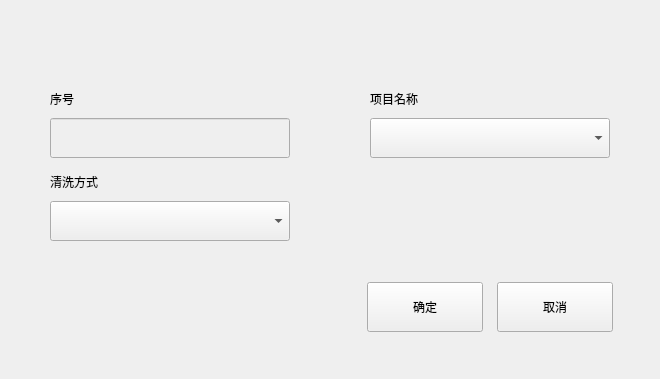
<?xml version="1.0" encoding="UTF-8"?>
<ui version="4.0">
 <class>AddWashCupDlg</class>
 <widget class="BaseDlg" name="AddWashCupDlg">
  <property name="geometry">
   <rect>
    <x>0</x>
    <y>0</y>
    <width>660</width>
    <height>379</height>
   </rect>
  </property>
  <property name="windowTitle">
   <string notr="true">AddWashCupDlg</string>
  </property>
  <widget class="QPushButton" name="save_btn">
   <property name="geometry">
    <rect>
     <x>367</x>
     <y>282</y>
     <width>116</width>
     <height>50</height>
    </rect>
   </property>
   <property name="text">
    <string>确定</string>
   </property>
   <property name="buttons" stdset="0">
    <string>btn_dlg</string>
   </property>
  </widget>
  <widget class="QPushButton" name="quit_btn">
   <property name="geometry">
    <rect>
     <x>497</x>
     <y>282</y>
     <width>116</width>
     <height>50</height>
    </rect>
   </property>
   <property name="text">
    <string>取消</string>
   </property>
   <property name="buttons" stdset="0">
    <string>btn_dlg</string>
   </property>
  </widget>
  <widget class="QWidget" name="widget" native="true">
   <property name="geometry">
    <rect>
     <x>50</x>
     <y>90</y>
     <width>560</width>
     <height>171</height>
    </rect>
   </property>
   <layout class="QGridLayout" name="gridLayout">
    <property name="leftMargin">
     <number>0</number>
    </property>
    <property name="topMargin">
     <number>0</number>
    </property>
    <property name="rightMargin">
     <number>0</number>
    </property>
    <property name="bottomMargin">
     <number>0</number>
    </property>
    <property name="horizontalSpacing">
     <number>0</number>
    </property>
    <property name="verticalSpacing">
     <number>10</number>
    </property>
    <item row="2" column="0">
     <spacer name="verticalSpacer">
      <property name="orientation">
       <enum>Qt::Vertical</enum>
      </property>
      <property name="sizeType">
       <enum>QSizePolicy::Fixed</enum>
      </property>
      <property name="sizeHint" stdset="0">
       <size>
        <width>20</width>
        <height>5</height>
       </size>
      </property>
     </spacer>
    </item>
    <item row="3" column="0">
     <widget class="QLabel" name="label_4">
      <property name="text">
       <string>清洗方式</string>
      </property>
     </widget>
    </item>
    <item row="1" column="1">
     <spacer name="horizontalSpacer">
      <property name="orientation">
       <enum>Qt::Horizontal</enum>
      </property>
      <property name="sizeHint" stdset="0">
       <size>
        <width>40</width>
        <height>20</height>
       </size>
      </property>
     </spacer>
    </item>
    <item row="1" column="2">
     <widget class="QComboBox" name="assay_cbox">
      <property name="minimumSize">
       <size>
        <width>240</width>
        <height>40</height>
       </size>
      </property>
      <property name="maximumSize">
       <size>
        <width>240</width>
        <height>40</height>
       </size>
      </property>
      <property name="maxVisibleItems">
       <number>9</number>
      </property>
     </widget>
    </item>
    <item row="4" column="0">
     <widget class="QComboBox" name="detergent_type_cbox">
      <property name="minimumSize">
       <size>
        <width>240</width>
        <height>40</height>
       </size>
      </property>
      <property name="maximumSize">
       <size>
        <width>240</width>
        <height>40</height>
       </size>
      </property>
     </widget>
    </item>
    <item row="1" column="0">
     <widget class="QLineEdit" name="num_edit">
      <property name="enabled">
       <bool>false</bool>
      </property>
      <property name="minimumSize">
       <size>
        <width>240</width>
        <height>40</height>
       </size>
      </property>
      <property name="maximumSize">
       <size>
        <width>240</width>
        <height>40</height>
       </size>
      </property>
      <property name="readOnly">
       <bool>false</bool>
      </property>
     </widget>
    </item>
    <item row="0" column="0">
     <widget class="QLabel" name="label">
      <property name="text">
       <string>序号</string>
      </property>
     </widget>
    </item>
    <item row="0" column="2">
     <widget class="QLabel" name="label_3">
      <property name="text">
       <string>项目名称</string>
      </property>
     </widget>
    </item>
    <item row="5" column="0">
     <spacer name="verticalSpacer_2">
      <property name="orientation">
       <enum>Qt::Vertical</enum>
      </property>
      <property name="sizeHint" stdset="0">
       <size>
        <width>20</width>
        <height>40</height>
       </size>
      </property>
     </spacer>
    </item>
   </layout>
  </widget>
 </widget>
 <customwidgets>
  <customwidget>
   <class>BaseDlg</class>
   <extends>QWidget</extends>
   <header>shared/basedlg.h</header>
   <container>1</container>
  </customwidget>
 </customwidgets>
 <resources/>
 <connections>
  <connection>
   <sender>quit_btn</sender>
   <signal>clicked()</signal>
   <receiver>AddWashCupDlg</receiver>
   <slot>close()</slot>
   <hints>
    <hint type="sourcelabel">
     <x>427</x>
     <y>297</y>
    </hint>
    <hint type="destinationlabel">
     <x>468</x>
     <y>239</y>
    </hint>
   </hints>
  </connection>
 </connections>
</ui>
